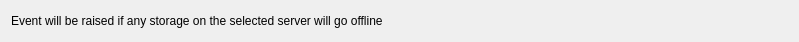
<?xml version="1.0" encoding="UTF-8"?>
<ui version="4.0">
 <class>QnStorageFailureBusinessEventWidget</class>
 <widget class="QWidget" name="QnStorageFailureBusinessEventWidget">
  <property name="geometry">
   <rect>
    <x>0</x>
    <y>0</y>
    <width>799</width>
    <height>41</height>
   </rect>
  </property>
  <property name="windowTitle">
   <string>Form</string>
  </property>
  <layout class="QHBoxLayout" name="horizontalLayout">
   <item>
    <widget class="QLabel" name="label">
     <property name="text">
      <string>Event will be raised if any storage on the selected server will go offline</string>
     </property>
    </widget>
   </item>
   <item>
    <spacer name="horizontalSpacer">
     <property name="orientation">
      <enum>Qt::Horizontal</enum>
     </property>
     <property name="sizeHint" stdset="0">
      <size>
       <width>302</width>
       <height>20</height>
      </size>
     </property>
    </spacer>
   </item>
  </layout>
 </widget>
 <resources/>
 <connections/>
</ui>
